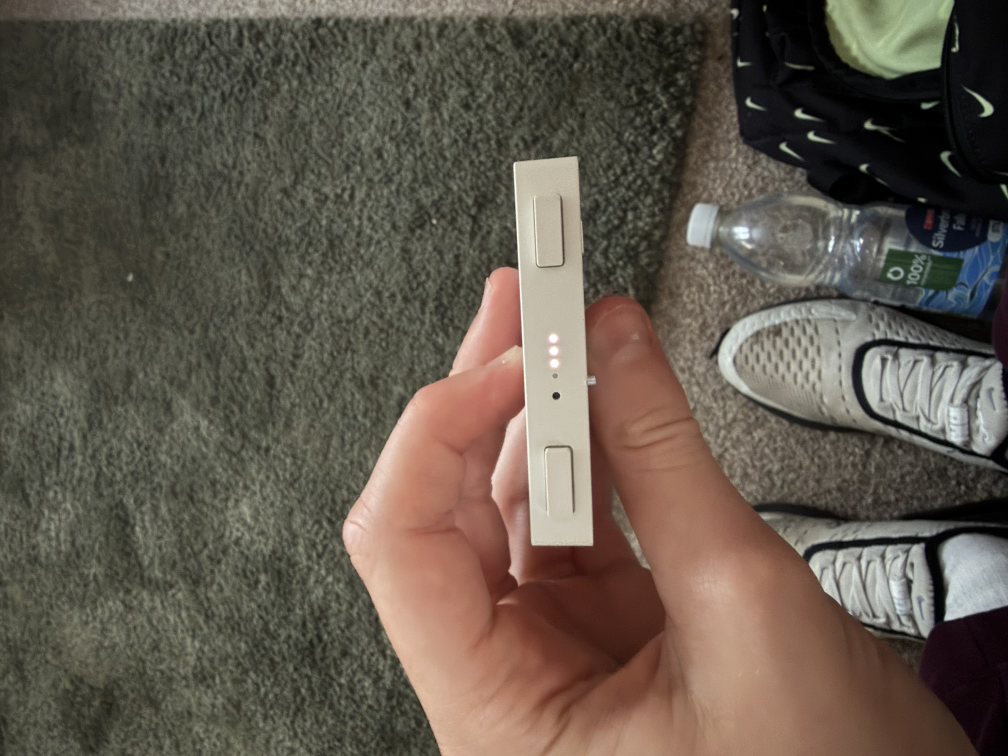
#> input picture photos/edge-top-long.jpg, 4032 x 3024 px (shown at 1/4 size); its folder holds 6 pictures in this run
$ python rectify_refs.py
#> lines starting #> are read from the running program, lines starting #| are printed output that depends on the picture; after the words box and inside, x2 and y2 are one past the last pixel; in counts of white or black regions, pixels touching at a corner belong together
"""
Perspective-rectify the reference photographs into true-scale orthographic
views, which the texture stage then samples.

Front and back come from the flat-on panel shots; the four side faces come
from the straight-on edge shots.  Output goes to reference/ at 40 px/mm.
"""

from __future__ import annotations

import math
import os
import sys
import numpy as np
from PIL import Image
from collections import deque

sys.path.insert(0, os.path.dirname(os.path.abspath(__file__)))
import spec as S

REPO = os.path.dirname(os.path.dirname(os.path.abspath(__file__)))
PHOTOS = os.path.join(REPO, 'photos')
REFS = os.path.join(REPO, 'reference')
PPM = 40.0


# --------------------------------------------------------------------------
def blob(fn, seed, sat_max=0.10, v_min=140, ds=4):
#> called with fn = 'edge-top-long.jpg', seed = (2150, 1500), sat_max = 0.17, v_min = 155, ds = 4
    im0 = Image.open(os.path.join(PHOTOS, fn)).convert('RGB')
#> im0 is the input picture: PIL image 4032x3024 RGB; mean R, G, B 97.9, 88.4, 77.1
    W0, H0 = im0.size
#> W0 = 4032; H0 = 3024
    im = np.asarray(im0.resize((W0 // ds, H0 // ds), Image.LANCZOS), dtype=np.float32)
    v = im.max(2)
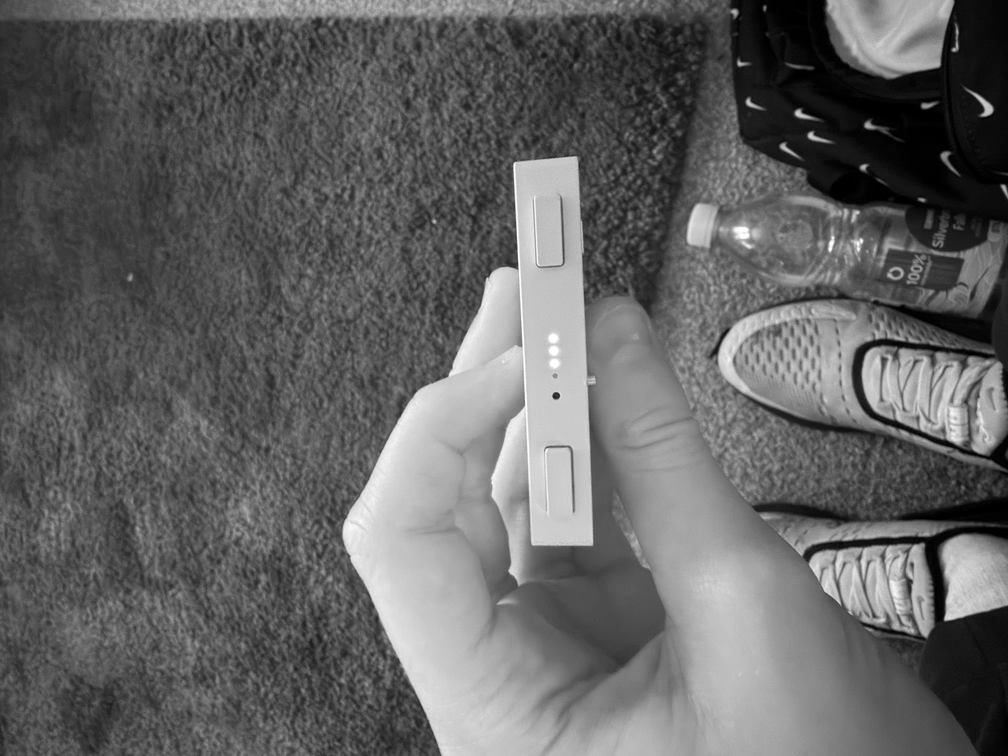
#> v: shape (756, 1008) float32; min 0, max 255, mean 99.3
    s = (v - im.min(2)) / (v + 1e-6)
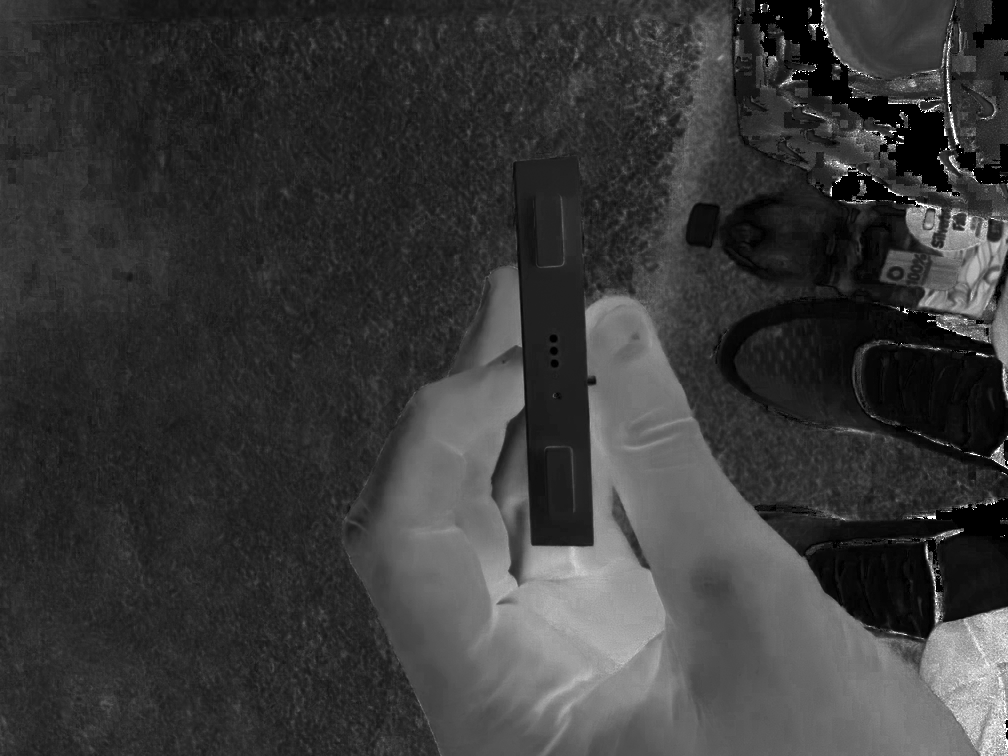
#> s: shape (756, 1008) float32; min 0, max 1, mean 0.225
    m = (v > v_min) & (s < sat_max)
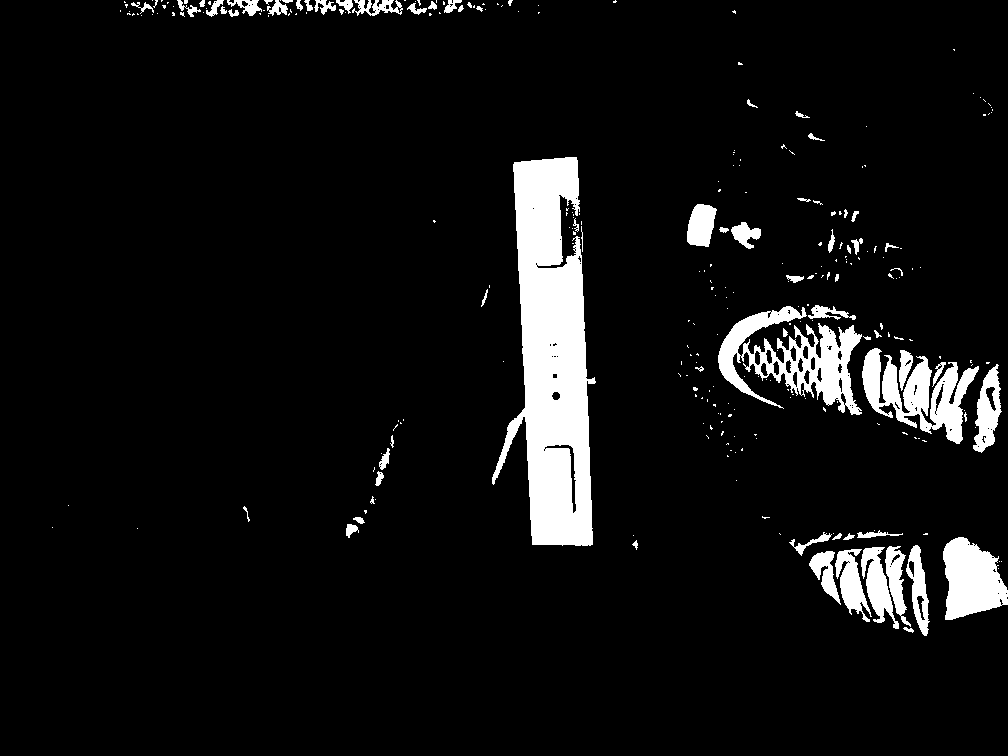
#> m: shape (756, 1008) bool; 6.9% white; 284 white regions (215 under 20 px), largest, box (x1, y1, x2, y2) and area: (492, 157, 596, 546) 23577, (718, 306, 862, 415) 6561, (862, 348, 979, 444) 4965
    H, W = m.shape
#> H = 756; W = 1008
    sx, sy = seed[0] // ds, seed[1] // ds
    if not m[sy, sx]:
        raise SystemExit(f'{fn}: seed not on the device (v={v[sy,sx]:.0f} s={s[sy,sx]:.2f})')
    seen = np.zeros_like(m)
    q = deque([(sy, sx)])
    seen[sy, sx] = True
    while q:
        y, x = q.popleft()
        for dy, dx in ((1, 0), (-1, 0), (0, 1), (0, -1)):
            ny, nx = y + dy, x + dx
            if 0 <= ny < H and 0 <= nx < W and m[ny, nx] and not seen[ny, nx]:
                seen[ny, nx] = True
                q.append((ny, nx))
    return seen, ds, im0


def ransac_line(pts, iters=4000, tol=1.6, seed=0):
    rng = np.random.default_rng(seed)
    n = len(pts)
    best = (0, None)
    for _ in range(iters):
        i, j = rng.integers(0, n, 2)
        if i == j:
            continue
        p, q = pts[i], pts[j]
        d = q - p
        L = math.hypot(*d)
        if L < 8:
            continue
        nx, ny = -d[1] / L, d[0] / L
        r = np.abs((pts - p) @ np.array([nx, ny]))
        k = int((r < tol).sum())
        if k > best[0]:
            best = (k, (p, q))
    p, q = best[1]
    d = q - p
    L = math.hypot(*d)
    nx, ny = -d[1] / L, d[0] / L
    inl = pts[np.abs((pts - p) @ np.array([nx, ny])) < tol]
    c = inl.mean(0)
    _, _, vt = np.linalg.svd(inl - c)
    return c, vt[0]


def intersect(l1, l2):
    (c1, d1), (c2, d2) = l1, l2
    t = np.linalg.solve(np.array([d1, -d2]).T, c2 - c1)
    return c1 + t[0] * d1


def homography(src, dst):
    A = []
    for (x, y), (u, v) in zip(src, dst):
        A.append([x, y, 1, 0, 0, 0, -u * x, -u * y, -u])
        A.append([0, 0, 0, x, y, 1, -v * x, -v * y, -v])
    _, _, vt = np.linalg.svd(np.array(A))
    H = vt[-1].reshape(3, 3)
    return H / H[2, 2]


def warp(im0, H, W, Hh):
    src = np.asarray(im0, dtype=np.float32)
    ys, xs = np.mgrid[0:Hh, 0:W]
    P = np.stack([xs.ravel(), ys.ravel(), np.ones(xs.size)])
    Q = np.linalg.inv(H) @ P
    Q /= Q[2]
    xq = np.clip(Q[0], 0, src.shape[1] - 1)
    yq = np.clip(Q[1], 0, src.shape[0] - 1)
    x0 = xq.astype(int); y0 = yq.astype(int)
    x1 = np.minimum(x0 + 1, src.shape[1] - 1)
    y1 = np.minimum(y0 + 1, src.shape[0] - 1)
    fx = (xq - x0)[:, None]; fy = (yq - y0)[:, None]
    out = (src[y0, x0] * (1 - fx) * (1 - fy) + src[y0, x1] * fx * (1 - fy) +
           src[y1, x0] * (1 - fx) * fy + src[y1, x1] * fx * fy)
    return Image.fromarray(out.reshape(Hh, W, 3).astype(np.uint8))


def corners(fn, seed, ang=20, **kw):
    seen, ds, im0 = blob(fn, seed, **kw)
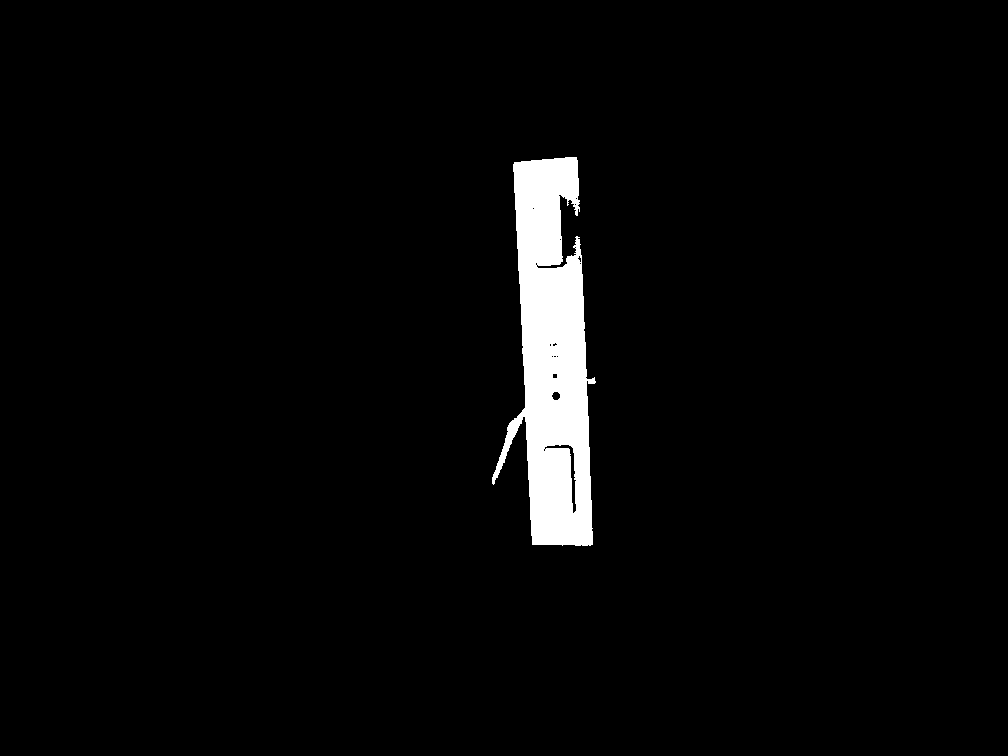
#> seen: shape (756, 1008) bool; 3.1% white; 1 white region, box (x1, y1, x2, y2) and area: (492, 157, 596, 546) 23568
#> ds = 4
    ys, xs = np.nonzero(seen)
    pts = np.stack([xs, ys], 1).astype(np.float64)
#> pts = 23568 pairs, first value 492 to 595, second value 157 to 545
    best = None
    for deg in np.arange(-ang, ang, 0.1):
        t = math.radians(deg)
        R = np.array([[math.cos(t), -math.sin(t)], [math.sin(t), math.cos(t)]])
        p = pts @ R.T
        a = np.ptp(p[:, 0]) * np.ptp(p[:, 1])
        if best is None or a < best[0]:
            best = (a, deg)
#> this loop made 400 passes
#> (a, best) on passes 1 to 12: (77333.8, (77333.8, -20)), (77147.8, (77147.8, -19.9)), (76961.1, (76961.1, -19.8)), (76773.7, (76773.7, -19.7)), (76585.7, (76585.7, -19.6)), (76397.1, (76397.1, -19.5)), (76207.8, (76207.8, -19.4)), (76017.9, (76017.9, -19.3)), (75827.3, (75827.3, -19.2)), (75636.1, (75636.1, -19.1)), (75444.3, (75444.3, -19)), (75251.8, (75251.8, -18.9))
#> after the loop, best = (39311.9, -1.1)
    t = math.radians(best[1])
#> t = -0.0192
    R = np.array([[math.cos(t), -math.sin(t)], [math.sin(t), math.cos(t)]])
#> R = [[1, 0.0192], [-0.0192, 1]]
    pr = pts @ R.T
#> pr = 23568 pairs, first value 501.1 to 602.3, second value 145.9 to 534.1
    lines = []
    for axis, which in ((1, 'min'), (1, 'max'), (0, 'min'), (0, 'max')):
        keyi = 1 - axis
        key = np.round(pr[:, keyi]).astype(int)
        prof = {}
        for k, val, orig in zip(key, pr[:, axis], pts):
            if k not in prof:
                prof[k] = (val, orig)
            elif (which == 'min' and val < prof[k][0]) or (which == 'max' and val > prof[k][0]):
                prof[k] = (val, orig)
        P = np.array([v[1] for v in prof.values()])
        lines.append(ransac_line(P))
#> after the loop, lines = [([544.5, 159.3], [-0.996, 0.0909]), ([562, 544.2], [1, 0.015]), ([521.5, 330.1], [0.0489, 0.999]), ([584.8, 358], [-0.041, -0.999])]
    top, bot, left, right = lines
#> top = ([544.5, 159.3], [-0.996, 0.0909]); bot = ([562, 544.2], [1, 0.015]); left = ([521.5, 330.1], [0.0489, 0.999]); right = ([584.8, 358], [-0.041, -0.999])
    c = [intersect(top, left), intersect(top, right),
         intersect(bot, right), intersect(bot, left)]
#> in intersect, `(c1, d1), (c2, d2) = l1, l2`: c1 = [544.5, 159.3]; d1 = [-0.996, 0.0909]; c2 = [521.5, 330.1]; d2 = [0.0489, 0.999]
#> in intersect, `t = np.linalg.solve(np.array([d1, -d2]).T, c2 - c1)`: t = [31.35, -168.1]
#> c = [[513.3, 162.2], [576.5, 156.4], [592.5, 544.7], [532, 543.8]]
    return [p * ds for p in c], im0


# [19 lines left out: function rectify, not called in this run]


# The device is never exactly edge-on, so the silhouette of an edge shot is
# the face plus a sliver of the front or back.  Rectify the whole silhouette
# to its own apparent height, then FACE_BAND says which part of that is the
# real 9.4 mm face.
EDGES = [
    # file,                    seed,          long_mm, output
    ('edge-top-long.jpg',      (2150, 1500), S.L, 'rect_edge_top.png'),
    ('edge-bottom-long.jpg',   (2026, 1411), S.L, 'rect_edge_bottom.png'),
    ('edge-connector-end.jpg', (2100, 1700), S.W, 'rect_edge_ports.png'),
    ('edge-speaker-end.jpg',   (2097, 1411), S.W, 'rect_edge_speaker.png'),
]

EDGE_KW = dict(sat_max=0.17, v_min=155)


def rectify_edge(fn, seed, long_mm, out):
    c, im0 = corners(fn, seed, **EDGE_KW)
#> c = [[2053.1, 648.8], [2306.1, 625.7], [2369.8, 2178.8], [2127.9, 2175.2]]
    e = [np.linalg.norm(np.array(c[(i + 1) % 4]) - np.array(c[i])) for i in range(4)]
#> e = [254.1, 1554.4, 242, 1528.2]
    long_px = (e[0] + e[2]) / 2
#> long_px = 248
    short_px = (e[1] + e[3]) / 2
#> short_px = 1541.3
    if long_px < short_px:
        long_px, short_px = short_px, long_px
#> long_px = 1541.3; short_px = 248
        c = [c[1], c[2], c[3], c[0]]
#> c = [[2306.1, 625.7], [2369.8, 2178.8], [2127.9, 2175.2], [2053.1, 648.8]]
    apparent_mm = long_mm * short_px / long_px
#> apparent_mm = 10.3
    Wp, Hp = int(round(long_mm * PPM)), int(round(apparent_mm * PPM))
#> Wp = 2560; Hp = 412
    H = homography(c, [(0, 0), (Wp, 0), (Wp, Hp), (0, Hp)])
#> the loop in homography, `for (x, y), (u, v) in zip(src, dst):` made 4 passes
#> (x, y, u, v) on passes 1 to 4: (2306.1, 625.7, 0, 0), (2369.8, 2178.8, 2560, 0), (2127.9, 2175.2, 2560, 412), (2053.1, 648.8, 0, 412)
#> after the loop in homography, `for (x, y), (u, v) in zip(src, dst):`: A = 8 items
#> in homography, `H = vt[-1].reshape(3, 3)`: H = [[3.69e-05, 0.000404, -0.338], [-0.000413, 1.69e-05, 0.941], [1.69e-08, -8.78e-09, 0.000225]]
#> H = [[0.164, 1.79, -1500.6], [-1.83, 0.0751, 4176.2], [7.51e-05, -3.9e-05, 1]]
    img = warp(im0, H, Wp, Hp)
#> in warp, `ys, xs = np.mgrid[0:Hh, 0:W]`:
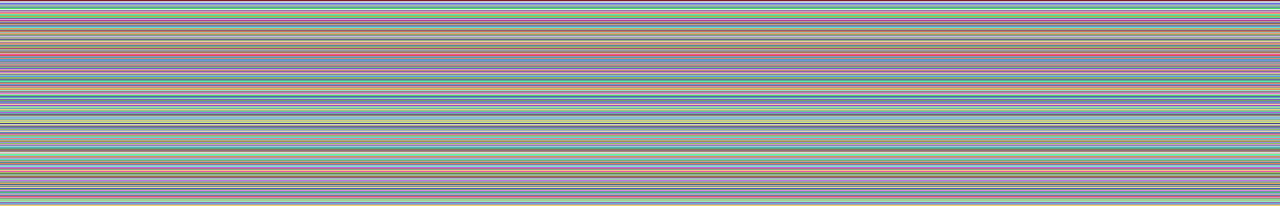
#> ys: shape (412, 2560) int64 (shown at 1/2 size); 412 distinct labels, from 0 to 411; one colour per label, 0 black
#> in warp, `ys, xs = np.mgrid[0:Hh, 0:W]`:
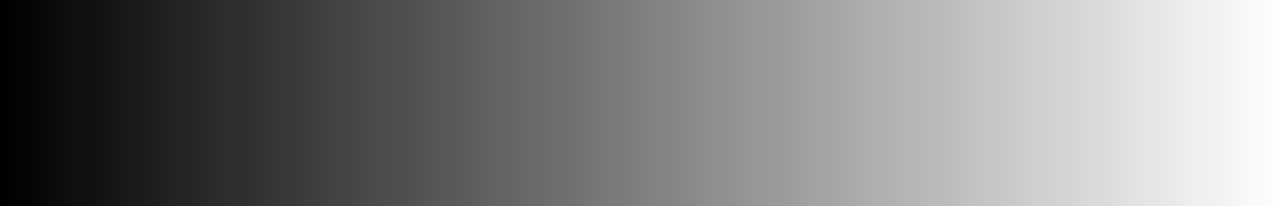
#> xs: shape (412, 2560) int64 (shown at 1/2 size); min 0, max 2559, mean 1279.5; drawn with min black and max white
#> in warp, `return Image.fromarray(out.reshape(Hh, W, 3).astype(np.uint8))`:
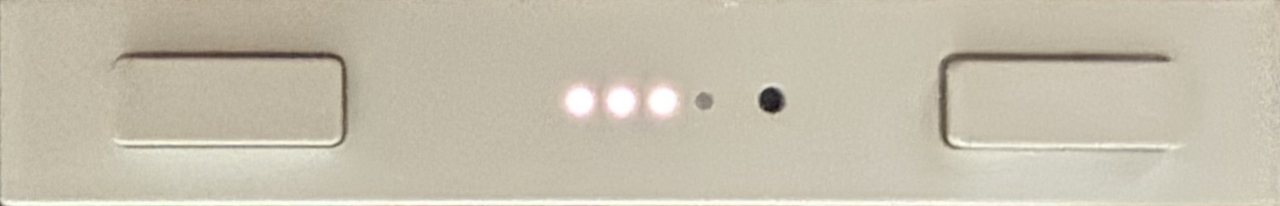
#> returned value: PIL image 2560x412 RGB (shown at 1/2 size); mean R, G, B 197.5, 190.7, 173.3
    img.save(os.path.join(REFS, out))
    print(f'{out:26s} {img.size}  apparent depth {apparent_mm:5.2f} mm  from {fn}')
#| rect_edge_top.png          (2560, 412)  apparent depth 10.30 mm  from edge-top-long.jpg
    return img


if __name__ == '__main__':
    os.makedirs(REFS, exist_ok=True)
    for fn, seed, long_mm, out in EDGES:
        rectify_edge(fn, seed, long_mm, out)
#> pass 2 of the loop `for fn, seed, long_mm, out in EDGES:`:
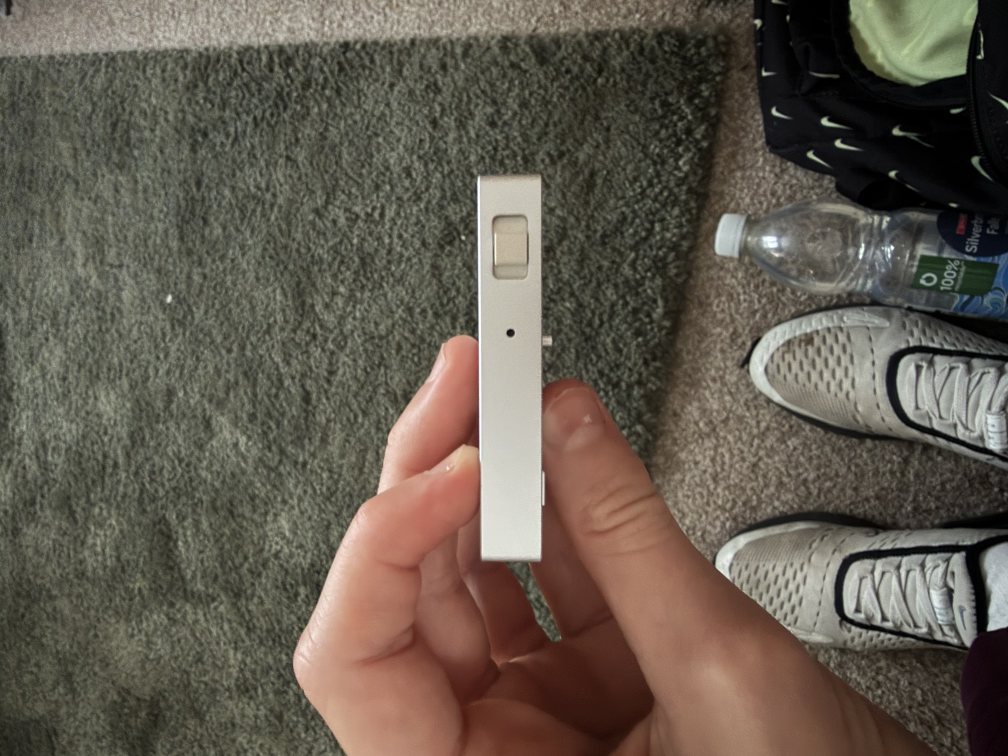
#> input picture photos/edge-bottom-long.jpg, 4032 x 3024 px (shown at 1/4 size)
#> in blob, im0 is the input picture: PIL image 4032x3024 RGB; mean R, G, B 99.1, 90.7, 79.3
#> in blob (call 2), `m = (v > v_min) & (s < sat_max)`:
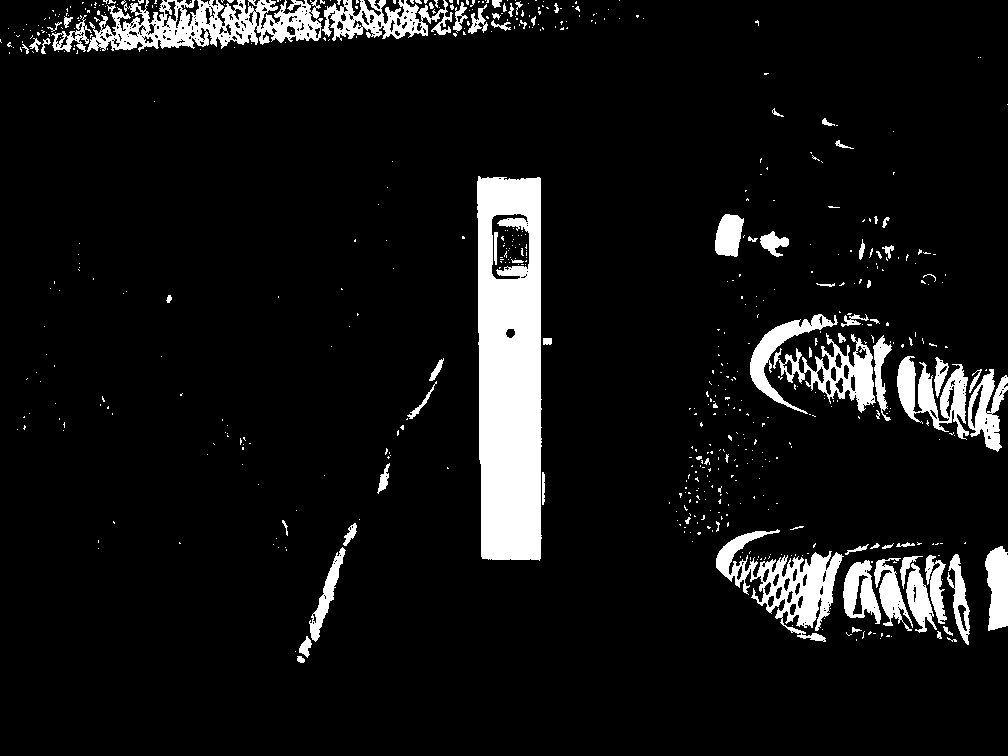
#> m: shape (756, 1008) bool; 8.1% white; 611 white regions (531 under 20 px), largest, box (x1, y1, x2, y2) and area: (477, 176, 542, 561) 21857, (87, 0, 322, 52) 6703, (716, 529, 844, 642) 5039
#> seen: shape (756, 1008) bool; 2.9% white; 1 white region, box (x1, y1, x2, y2) and area: (477, 176, 542, 561) 21852
#> the loop in corners (call 2), `for deg in np.arange(-ang, ang, 0.1):` made 400 passes
#> (a, best) on passes 1 to 8: (71317.9, (71317.9, -20)), (71120.4, (71120.4, -19.9)), (70922.3, (70922.3, -19.8)), (70723.5, (70723.5, -19.7)), (70524.2, (70524.2, -19.6)), (70324.4, (70324.4, -19.5)), (70123.9, (70123.9, -19.4)), (69922.9, (69922.9, -19.3))
#> the loop in homography (call 2), `for (x, y), (u, v) in zip(src, dst):` made 4 passes
#> (x, y, u, v) on passes 1 to 4: (2160, 714.8, 0, 0), (2160.3, 2236.6, 2560, 0), (1924.5, 2234, 2560, 410), (1907.7, 709.1, 0, 410)
#> ys: shape (410, 2560) int64; 410 distinct labels, from 0 to 409
#> xs: shape (410, 2560) int64
#> in warp (call 2), `return Image.fromarray(out.reshape(Hh, W, 3).astype(np.uint8))`:
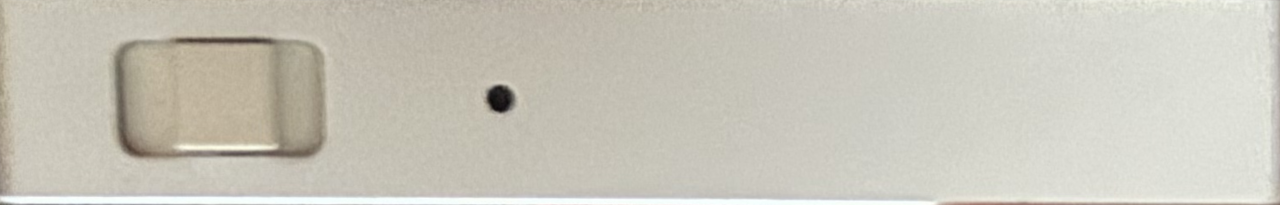
#> returned value: PIL image 2560x410 RGB (shown at 1/2 size); mean R, G, B 201, 198, 186.8
#| rect_edge_bottom.png       (2560, 410)  apparent depth 10.25 mm  from edge-bottom-long.jpg
#> (the run stopped early here; a loop or call above may not have finished)
